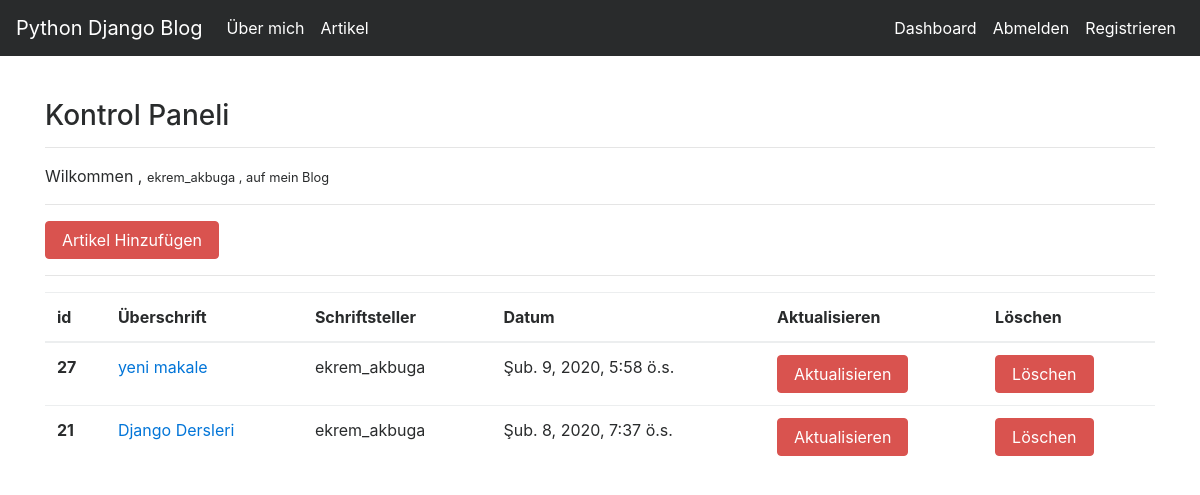
Screenshot of /articles/dashboard/ (signed in) with the database file from the repository.
### article/models.py (models this page shows, shortened)
class Article(models.Model):
    author = models.ForeignKey("auth.User",on_delete = models.CASCADE,verbose_name = "Yazar ")
    title = models.CharField(max_length = 50,verbose_name = "Başlık")
    content = RichTextField()
    created_date = models.DateTimeField(auto_now_add=True,verbose_name="Oluşturulma Tarihi")
    article_image = models.FileField(blank = True,null = True,verbose_name="Makaleye Fotoğraf Ekleyin")
    class Meta:
        ordering = ['-created_date']

### article/views.py (the view)
# urls.py: path('dashboard/',views.dashboard,name = "dashboard"),
@login_required(login_url = "user:login")
def dashboard(request):
    articles = Article.objects.filter(author = request.user)
    context = {
        "articles":articles
    }
    return render(request,"dashboard.html",context)

### templates/dashboard.html
{% extends "layout.html" %}
{% block body %}
<h3>Kontrol Paneli</h3>
<hr>
<p>
    Wilkommen , <small>{{request.user.username}} , auf mein Blog</small>
</p>
<hr>
<a class = "btn btn-danger" href = "{% url 'article:addarticle' %}">Artikel Hinzufügen</a>
<hr>
{% if articles %}
<table class="table">
        <thead>
          <tr>
            <th scope="col">id</th>
      	    <th scope="col">Überschrift</th>
            <th scope="col">Schriftsteller</th>
            <th scope="col">Datum</th>
            <th scope="col">Aktualisieren</th>
            <th scope="col">Löschen</th>
          </tr>
        </thead>
        <tbody>
          {% for article in articles %}
          <tr>
            <th scope="row">{{article.id}}</th>
            <td><a href="{% url 'article:detail' article.id %}">{{article.title}}</a></td>
            <td>{{article.author.username}}</td>
            <td>{{article.created_date}}</td>
            <td><a href="{% url 'article:update' article.id %}" class = "btn btn-danger">Aktualisieren</a></td>
            <td><a href="{% url 'article:delete' article.id %}" class = "btn btn-danger">Löschen</a> </td>
          </tr>
          {% endfor %}
        </tbody>
      </table>
{% else %}
<div class = "alert alert-danger">
    Es gibt  noch keine Artikel in diesem Panel ...
</div>
{% endif %}
{% endblock body %}

### rows the page displays
Article: id "27", title "yeni makale", author.username "ekrem_akbuga", created_date "Şub. 9, 2020, 5:58 ö.s."
Article: id "21", title "Django Dersleri", author.username "ekrem_akbuga", created_date "Şub. 8, 2020, 7:37 ö.s."

### other values shown
{{ request.user.username }} "ekrem_akbuga"
